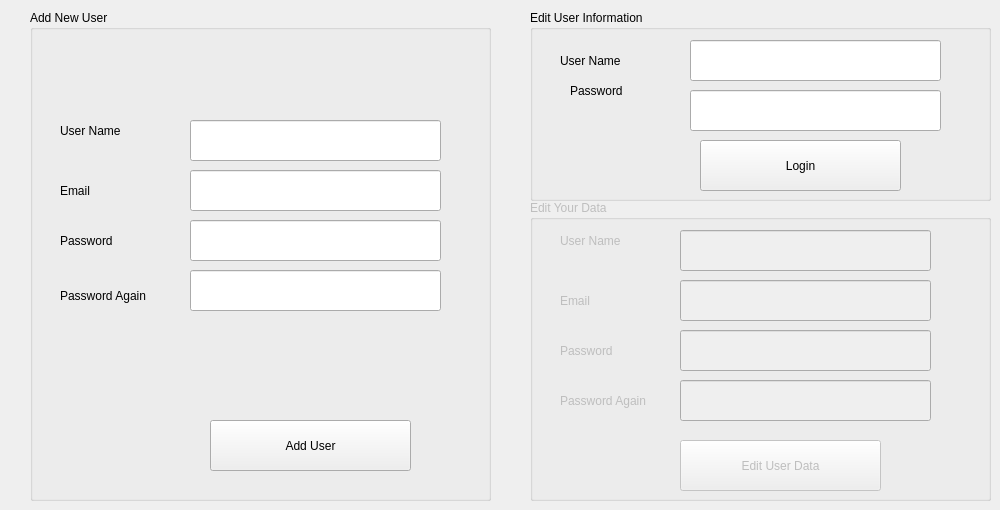
    <widget class="QWidget" name="tab_3">
     <attribute name="title">
      <string>Page</string>
     </attribute>
     <widget class="QGroupBox" name="groupBox">
      <property name="geometry">
       <rect>
        <x>30</x>
        <y>10</y>
        <width>461</width>
        <height>491</height>
       </rect>
      </property>
      <property name="title">
       <string>Add New User</string>
      </property>
      <widget class="QLabel" name="label_16">
       <property name="geometry">
        <rect>
         <x>30</x>
         <y>110</y>
         <width>81</width>
         <height>21</height>
        </rect>
       </property>
       <property name="text">
        <string>User Name</string>
       </property>
      </widget>
      <widget class="QLabel" name="label_17">
       <property name="geometry">
        <rect>
         <x>30</x>
         <y>220</y>
         <width>81</width>
         <height>21</height>
        </rect>
       </property>
       <property name="text">
        <string>Password</string>
       </property>
      </widget>
      <widget class="QLabel" name="label_18">
       <property name="geometry">
        <rect>
         <x>30</x>
         <y>270</y>
         <width>121</width>
         <height>31</height>
        </rect>
       </property>
       <property name="text">
        <string>Password Again</string>
       </property>
      </widget>
      <widget class="QLabel" name="label_19">
       <property name="geometry">
        <rect>
         <x>30</x>
         <y>170</y>
         <width>81</width>
         <height>21</height>
        </rect>
       </property>
       <property name="text">
        <string>Email</string>
       </property>
      </widget>
      <widget class="QLineEdit" name="lineEdit_9">
       <property name="geometry">
        <rect>
         <x>160</x>
         <y>110</y>
         <width>251</width>
         <height>41</height>
        </rect>
       </property>
       <property name="clearButtonEnabled">
        <bool>true</bool>
       </property>
      </widget>
      <widget class="QLineEdit" name="lineEdit_10">
       <property name="geometry">
        <rect>
         <x>160</x>
         <y>160</y>
         <width>251</width>
         <height>41</height>
        </rect>
       </property>
       <property name="clearButtonEnabled">
        <bool>true</bool>
       </property>
      </widget>
      <widget class="QLineEdit" name="lineEdit_11">
       <property name="geometry">
        <rect>
         <x>160</x>
         <y>210</y>
         <width>251</width>
         <height>41</height>
        </rect>
       </property>
       <property name="echoMode">
        <enum>QLineEdit::Password</enum>
       </property>
       <property name="clearButtonEnabled">
        <bool>true</bool>
       </property>
      </widget>
      <widget class="QLineEdit" name="lineEdit_12">
       <property name="geometry">
        <rect>
         <x>160</x>
         <y>260</y>
         <width>251</width>
         <height>41</height>
        </rect>
       </property>
       <property name="echoMode">
        <enum>QLineEdit::Password</enum>
       </property>
       <property name="clearButtonEnabled">
        <bool>true</bool>
       </property>
      </widget>
      <widget class="QPushButton" name="pushButton_11">
       <property name="geometry">
        <rect>
         <x>180</x>
         <y>410</y>
         <width>201</width>
         <height>51</height>
        </rect>
       </property>
       <property name="styleSheet">
        <string notr="true"/>
       </property>
       <property name="text">
        <string>Add User</string>
       </property>
      </widget>
      <widget class="QLabel" name="label_30">
       <property name="geometry">
        <rect>
         <x>170</x>
         <y>350</y>
         <width>251</width>
         <height>31</height>
        </rect>
       </property>
       <property name="font">
        <font>
         <family>Calisto MT</family>
         <pointsize>11</pointsize>
         <weight>9</weight>
         <italic>false</italic>
         <bold>false</bold>
        </font>
       </property>
       <property name="styleSheet">
        <string notr="true">QLabel
{
	background-color: transparent;
	color:rgb(255, 85, 0)

}</string>
       </property>
       <property name="text">
        <string/>
       </property>
      </widget>
     </widget>
     <widget class="QGroupBox" name="groupBox_2">
      <property name="geometry">
       <rect>
        <x>530</x>
        <y>10</y>
        <width>461</width>
        <height>191</height>
       </rect>
      </property>
      <property name="title">
       <string>Edit User Information</string>
      </property>
      <widget class="QLineEdit" name="lineEdit_13">
       <property name="geometry">
        <rect>
         <x>160</x>
         <y>80</y>
         <width>251</width>
         <height>41</height>
        </rect>
       </property>
       <property name="echoMode">
        <enum>QLineEdit::Password</enum>
       </property>
       <property name="clearButtonEnabled">
        <bool>true</bool>
       </property>
      </widget>
      <widget class="QLabel" name="label_20">
       <property name="geometry">
        <rect>
         <x>40</x>
         <y>70</y>
         <width>91</width>
         <height>21</height>
        </rect>
       </property>
       <property name="text">
        <string>Password</string>
       </property>
      </widget>
      <widget class="QLabel" name="label_21">
       <property name="geometry">
        <rect>
         <x>30</x>
         <y>40</y>
         <width>101</width>
         <height>21</height>
        </rect>
       </property>
       <property name="text">
        <string>User Name</string>
       </property>
      </widget>
      <widget class="QLineEdit" name="lineEdit_14">
       <property name="geometry">
        <rect>
         <x>160</x>
         <y>30</y>
         <width>251</width>
         <height>41</height>
        </rect>
       </property>
       <property name="clearButtonEnabled">
        <bool>true</bool>
       </property>
      </widget>
      <widget class="QPushButton" name="pushButton_12">
       <property name="geometry">
        <rect>
         <x>170</x>
         <y>130</y>
         <width>201</width>
         <height>51</height>
        </rect>
       </property>
       <property name="styleSheet">
        <string notr="true"/>
       </property>
       <property name="text">
        <string>Login</string>
       </property>
      </widget>
     </widget>
     <widget class="QGroupBox" name="groupBox_4">
      <property name="enabled">
       <bool>false</bool>
      </property>
      <property name="geometry">
       <rect>
        <x>530</x>
        <y>200</y>
        <width>461</width>
        <height>301</height>
       </rect>
      </property>
      <property name="title">
       <string>Edit Your Data</string>
      </property>
      <widget class="QLineEdit" name="lineEdit_16">
       <property name="geometry">
        <rect>
         <x>150</x>
         <y>130</y>
         <width>251</width>
         <height>41</height>
        </rect>
       </property>
       <property name="echoMode">
        <enum>QLineEdit::Password</enum>
       </property>
       <property name="clearButtonEnabled">
        <bool>true</bool>
       </property>
      </widget>
      <widget class="QLineEdit" name="lineEdit_18">
       <property name="geometry">
        <rect>
         <x>150</x>
         <y>180</y>
         <width>251</width>
         <height>41</height>
        </rect>
       </property>
       <property name="echoMode">
        <enum>QLineEdit::Password</enum>
       </property>
       <property name="clearButtonEnabled">
        <bool>true</bool>
       </property>
      </widget>
      <widget class="QLabel" name="label_23">
       <property name="geometry">
        <rect>
         <x>30</x>
         <y>140</y>
         <width>81</width>
         <height>21</height>
        </rect>
       </property>
       <property name="text">
        <string>Password</string>
       </property>
      </widget>
      <widget class="QLabel" name="label_25">
       <property name="geometry">
        <rect>
         <x>30</x>
         <y>30</y>
         <width>81</width>
         <height>21</height>
        </rect>
       </property>
       <property name="text">
        <string>User Name</string>
       </property>
      </widget>
      <widget class="QLineEdit" name="lineEdit_17">
       <property name="geometry">
        <rect>
         <x>150</x>
         <y>30</y>
         <width>251</width>
         <height>41</height>
        </rect>
       </property>
       <property name="clearButtonEnabled">
        <bool>true</bool>
       </property>
      </widget>
      <widget class="QLineEdit" name="lineEdit_15">
       <property name="geometry">
        <rect>
         <x>150</x>
         <y>80</y>
         <width>251</width>
         <height>41</height>
        </rect>
       </property>
       <property name="clearButtonEnabled">
        <bool>true</bool>
       </property>
      </widget>
      <widget class="QPushButton" name="pushButton_13">
       <property name="geometry">
        <rect>
         <x>150</x>
         <y>240</y>
         <width>201</width>
         <height>51</height>
        </rect>
       </property>
       <property name="styleSheet">
        <string notr="true"/>
       </property>
       <property name="text">
        <string>Edit User Data</string>
       </property>
      </widget>
      <widget class="QLabel" name="label_22">
       <property name="geometry">
        <rect>
         <x>30</x>
         <y>190</y>
         <width>111</width>
         <height>21</height>
        </rect>
       </property>
       <property name="text">
        <string>Password Again</string>
       </property>
      </widget>
      <widget class="QLabel" name="label_24">
       <property name="geometry">
        <rect>
         <x>30</x>
         <y>90</y>
         <width>81</width>
         <height>21</height>
        </rect>
       </property>
       <property name="text">
        <string>Email</string>
       </property>
      </widget>
     </widget>
    </widget>
